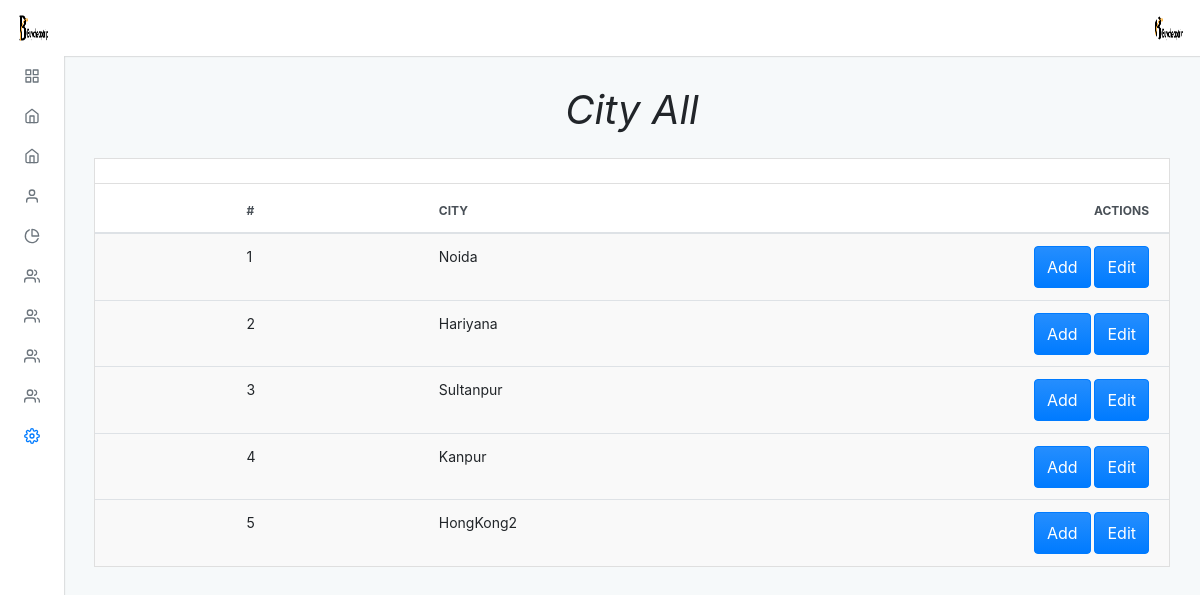
/admin/default/city_all.php (signed in), run on the app's committed database.
### tables this page shows
CREATE TABLE `cities` (
  `city_id` int(11) NOT NULL,
  `city_name` varchar(100) NOT NULL
);

### admin/default/city_all.php (the view, shortened to what this page needs)
<?php
include "../../connection.php";
?>
<?php $page = "setting";
include("./incluede/header.php") ?>
<div class="adminx-content">
    <div class="adminx-main-content">
        <div class="container-fluid">
            <div class="pb-3">
                <h1><b><i>City All</i></b></h1>
            </div>
            <div class="row">
                <div class="col">
                    <div class="card mb-grid">
                        <div class="card-header d-flex justify-content-between align-items-center">
                        </div>
                        <div class="table-responsive-md">
                            <table class="table table-actions table-striped table-hover mb-0">
                                <thead>
                                    <tr>
                                        <th scope="col">
                                            <label class="custom-control custom-checkbox m-0 p-0">
                                            </label>
                                        </th>
                                        <th scope="col">#</th>
                                        <th scope="col">City</th>
                                        <th scope="col">Actions</th>
                                    </tr>
                                </thead>
                                <tbody>
                                    <?php
                                    $query = "select * from cities ORDER BY city_id ASC";
                                    $res = mysqli_query($conn, $query);
                                    $a = 1;
                                    while ($row = mysqli_fetch_assoc($res)) {
                                    ?>
                                        <tr>
                                            <th scope="row">
                                                <label class="custom-control custom-checkbox m-0 p-0">
                                                </label>
                                            </th>
                                            <td><?php echo $a ?></td>
                                            <td><?php echo $row['city_name'] ?></td>
                                            <td>
                                                <a href="city_add"><button type="button" class="btn btn-primary waves-effect waves-light add">Add</button></a>
                                                <a href="city_update?city_id=<?php echo $row['city_id']; ?>"><button type="button" class="btn btn-primary waves-effect waves-light add">Edit</button></a>
                                            </td>
                                        <tr>
                                        <?php
                                        ++$a;
                                    }
                                        ?>
                                        <?php include("./incluede/footer.php") ?>

### admin/default/incluede/header.php (shortened to what this page needs)
<!DOCTYPE html>
<html lang="en">
<head>
  <link rel="stylesheet" type="text/css" href="./dist/css/adminx.css" media="screen" />
</head>
<body class=" virat">
  <div class="adminx-container">
    <?php
    $query = "select * from admin_login";
    $result = mysqli_query($conn, $query);
    while ($row = mysqli_fetch_assoc($result)) {
    ?>
      <nav class="navbar navbar-expand justify-content-between fixed-top virat_1">
        <a class="navbar-brand mb-0 h1 d-none d-md-block" href="admin">
          <img src="../upload/<?php echo $row['image']; ?>" class="navbar-brand-image d-inline-block align-top mr-2" class="circle" alt="">
        </a>
        <ul class="navbar-nav d-flex justify-content-end mr-2">
          <li class="nav-item dropdown">
            <a class="nav-link avatar-with-name" id="navbarDropdownMenuLink" data-toggle="dropdown" href="#">
              <img src="../upload/<?php echo $row['image']; ?>" class="d-inline-block align-top" class="rounded" alt="">
            </a>
          </li>
        </ul>
      <?php
    }
      ?>
      </nav>
      <div class="adminx-sidebar expand-hover push">
        <ul class="sidebar-nav">
          <li class="sidebar-nav-item">
            <a href="admin" class="sidebar-nav-link <?php if ($page == 'home') {
                                                      echo 'active';
                                                    } ?>">
              <span class="sidebar-nav-icon">
                <i data-feather="grid"></i>
              </span>
            </a>
          </li>
          <li class="sidebar-nav-item">
            <a class="sidebar-nav-link <?php if ($page == 'thailand') {
                                          echo 'active';
                                        } ?> collapsed" data-toggle="collapse" href="#examplepackage" aria-expanded="false" aria-controls="examplepackage">
              <span class="sidebar-nav-icon">
                <i data-feather="home"></i>
              </span>
            </a>
          </li>
          <li class="sidebar-nav-item">
            <a class="sidebar-nav-link <?php if ($page == 'slider') {
                                          echo 'active';
                                        } ?> collapsed" data-toggle="collapse" href="#example" aria-expanded="false" aria-controls="example">
              <span class="sidebar-nav-icon">
                <i data-feather="home"></i>
              </span>
            </a>
          </li>
          <li class="sidebar-nav-item">
            <a class=" sidebar-nav-link <?php if ($page == 'about') {
                                          echo 'active';
                                        } ?> collapsed" data-toggle="collapse" href="#exampl_a" aria-expanded="false" aria-controls="exampl_a">
              <span class="sidebar-nav-icon">
                <i data-feather="user"></i>
              </span>
            </a>
          </li>
          <li class="sidebar-nav-item">
            <a class=" sidebar-nav-link <?php if ($page == 'our') {
                                          echo 'active';
                                        } ?> collapsed" data-toggle="collapse" href="#examp" aria-expanded="false" aria-controls="examp">
              <span class="sidebar-nav-icon">
                <i data-feather="pie-chart"></i>
              </span>
            </a>
          </li>
          <li class="sidebar-nav-item">
            <a class=" sidebar-nav-link <?php if ($page == 'transport') {
                                          echo 'active';
                                        } ?> collapsed" data-toggle="collapse" href="#exa_team" aria-expanded="false" aria-controls="exa_team">
              <span class="sidebar-nav-icon">
                <i data-feather="users"></i>
              </span>
            </a>
          </li>
          <li class="sidebar-nav-item">
            <a class=" sidebar-nav-link <?php if ($page == 'transport') {
                                          echo 'active';
                                        } ?> collapsed" data-toggle="collapse" href="#exa_team89" aria-expanded="false" aria-controls="exa_team89">
              <span class="sidebar-nav-icon">
                <i data-feather="users"></i>
              </span>
            </a>
          </li>
          <li class="sidebar-nav-item">
            <a class=" sidebar-nav-link <?php if ($page == 'transport') {
                                          echo 'active';
                                        } ?> collapsed" data-toggle="collapse" href="#exa_team99" aria-expanded="false" aria-controls="exa_team99">
              <span class="sidebar-nav-icon">
                <i data-feather="users"></i>
              </span>
            </a>
          </li>
          <li class="sidebar-nav-item">
            <a class=" sidebar-nav-link <?php if ($page == 'users') {
                                          echo 'active';
                                        } ?> collapsed" data-toggle="collapse" href="#exa_team98" aria-expanded="false" aria-controls="exa_team98">
              <span class="sidebar-nav-icon">
                <i data-feather="users"></i>
              </span>
            </a>
          </li>
          <li class="sidebar-nav-item">
            <a class=" sidebar-nav-link <?php if ($page == 'setting') {
                                          echo 'active';
                                        } ?> collapsed" data-toggle="collapse" href="#ex" aria-expanded="false" aria-controls="ex">
              <span class="sidebar-nav-icon">
                <i data-feather="settings"></i>
              </span>
            </a>
      </div>

### admin/default/incluede/header.php (style rules this page uses)
.pb-3 { text-align: center; }

### data on the page
cities: city_name "Noida"
cities: city_name "Hariyana"
cities: city_name "Sultanpur"
cities: city_name "Kanpur"
cities: city_name "HongKong2"
